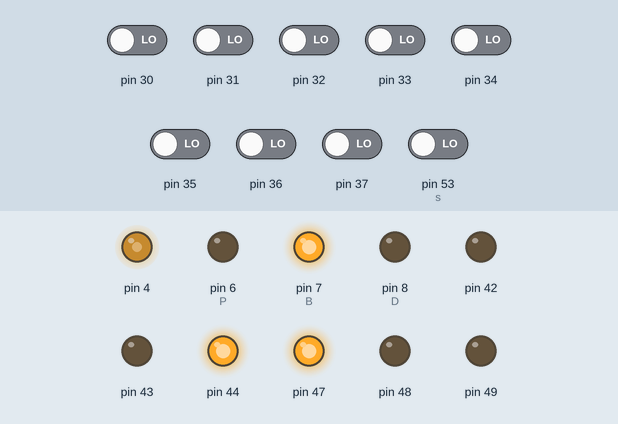
Recording of a sketch running on a simulated Arduino Mega 2560, built with avr-gcc and run on an emulated ATmega2560. Shown: output pins drawn as LEDs (lit = HIGH). Inputs (shaded band) come from the test bench; at power-on: pin 30–37, pin 53 (s) LOW. Pins used as bus, display or sensor lines are not drawn.

Above: at 1.2 s.
1.3 s: pin 53 (s) driven HIGH
At 1.9 s:
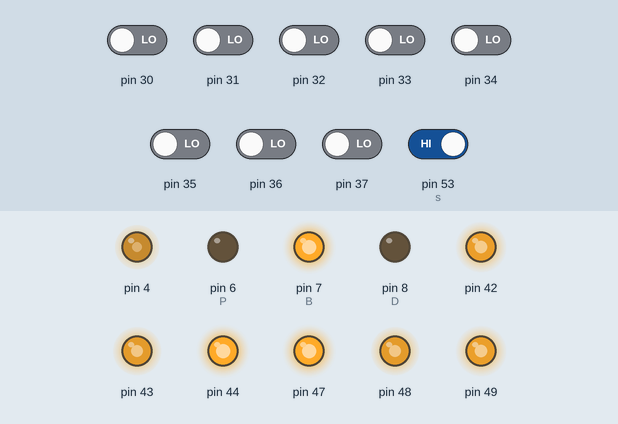
Timing chart, 0 to 4.3 s (numbered marks = the images above; inputs shaded):
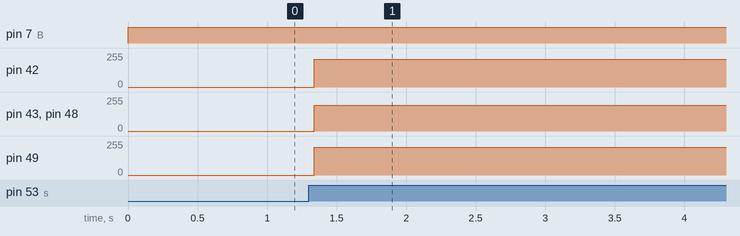

The sketch:

control_lib_decoder_2.pde
```cpp
#include <PID_v1.h>
#include <stdio.h>
int D=8;
int B=7;
int P=6;
unsigned int dataE1;
unsigned int dataE2;
const byte CS0=28;
const byte CS1=29;
int s=53;
double Setpoint,Input,Output;
PID Furuta(&Input,&Output,&Setpoint,8.0,0.0,0.0,DIRECT);
void setup()
{DDRG=(1<<PG5);/*to use as output CLK signal*/
  TCCR0A=(1<<COM0B0)|(1<<WGM01);/*enable OC0B pin*/
  TCCR0B=(1<<CS01);
  //Serial.begin(9600);
  DDRC=0x00;
  PORTC=0x00;
  pinMode(CS0,OUTPUT);
  digitalWrite(CS0,HIGH);
  pinMode(CS1,OUTPUT);
  digitalWrite(CS1,HIGH);
  DDRL=DDRL|B11100111;/*SEL1 OE1 RST1  RST2 OE2 SEL2*/
                    /*PL7  PL6 PL5   PL2  PL1 PL0*/
  PORTL=PORTL|B00100100;
  pinMode(D,OUTPUT);
  digitalWrite(D,LOW);
  pinMode(B,OUTPUT);
  digitalWrite(B,LOW);
  pinMode(P,OUTPUT);
  digitalWrite(P,LOW);
 /*for the switch and LED*/
  pinMode(s,INPUT);
  Furuta.SetMode(AUTOMATIC);
  Furuta.SetOutputLimits(-255.0,255.0);
  Furuta.SetSampleTime(1);
  Furuta.SetControllerDirection(DIRECT);
  Setpoint=180.0;
  //Serial.println("RECIBIENDO");

}
void loop()
{
  if (digitalRead(s)==HIGH)
  {
 dataE1=read_encoder_1();
 dataE2=read_encoder_2();
 Input=double(dataE2*360.0/10000.0);
 Furuta.Compute();
  if((Input<=160.0)||(Input>=200.0))
      {
        motorStop();
      }
      else if((Input>160.0)||(Input<=Setpoint))
        {
          motor_CW();
          analogWrite(P,Output);
        }
      else if((Input>=Setpoint)||(Input<200.0))
        {
          motor_CCW();
          analogWrite(P,Output);
        }

 //serial_data();
  }else {motorStop();}
}
unsigned int read_encoder_1 (void)
{
  byte Hbyte,Lbyte;
  PORTL=B00100100;
  digitalWrite(CS0,LOW);
  Hbyte=PINC;
  digitalWrite(CS0,HIGH);
  PORTL=B10100100;
  digitalWrite(CS0,LOW);
  Lbyte=PINC;
  digitalWrite(CS0,HIGH);
  PORTL=B11100111;
  dataE1=Hbyte*256+Lbyte;
  return(dataE1);
}
unsigned int read_encoder_2(void)
{
  byte Hbyte,Lbyte;
  PORTL=B00100100;
  digitalWrite(CS1,LOW);
  Hbyte=PINC;
  digitalWrite(CS1,HIGH);
  PORTL=B00100101;
  digitalWrite(CS1,LOW);
  Lbyte=PINC;
  digitalWrite(CS1,HIGH);
  PORTL=B11100111;
  dataE2=Hbyte*256+Lbyte;
  return(dataE2);
}
void motor_CCW()
{
  digitalWrite(D,HIGH);
  digitalWrite(P,HIGH);
  digitalWrite(B,LOW);
}
void motor_CW()
{
  digitalWrite(D,LOW);
  digitalWrite(P,HIGH);
  digitalWrite(B,LOW);
}
void motorStop()
{
  digitalWrite (D, LOW);
  digitalWrite (P, LOW);
  digitalWrite (B, HIGH);
}
/*void serial_data()
{
  Serial.print(" Input = ");
  Serial.print(Input);
  Serial.print(", Output=");
  Serial.print(Output);
  Serial.println();
}*/
```

Measured:
- after the input at 1.3 s, pin 42: 0/255 → 209/255 at once; pin 43, pin 48: 0/255 → 194/255 at once; pin 49: 0/255 → 210/255 at once
